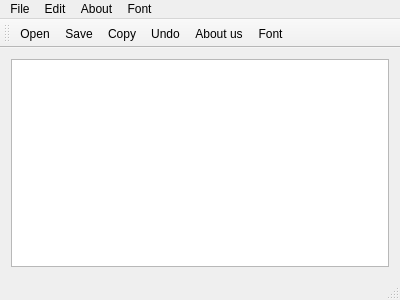
<?xml version="1.0" encoding="UTF-8"?>
<ui version="4.0">
 <class>MainWindow</class>
 <widget class="QMainWindow" name="MainWindow">
  <property name="geometry">
   <rect>
    <x>0</x>
    <y>0</y>
    <width>400</width>
    <height>300</height>
   </rect>
  </property>
  <property name="windowTitle">
   <string>MainWindow</string>
  </property>
  <widget class="QWidget" name="centralWidget">
   <layout class="QVBoxLayout" name="verticalLayout">
    <item>
     <widget class="QTextEdit" name="textEdit"/>
    </item>
   </layout>
  </widget>
  <widget class="QMenuBar" name="menuBar">
   <property name="geometry">
    <rect>
     <x>0</x>
     <y>0</y>
     <width>400</width>
     <height>20</height>
    </rect>
   </property>
   <widget class="QMenu" name="menuFile">
    <property name="title">
     <string>File</string>
    </property>
    <addaction name="actionOpen"/>
    <addaction name="separator"/>
    <addaction name="actionSave"/>
    <addaction name="separator"/>
    <addaction name="actionSave_as"/>
    <addaction name="separator"/>
    <addaction name="actionClose"/>
   </widget>
   <widget class="QMenu" name="menuEdit">
    <property name="title">
     <string>Edit</string>
    </property>
    <addaction name="actionCopy"/>
    <addaction name="separator"/>
    <addaction name="actionCut"/>
    <addaction name="separator"/>
    <addaction name="actionPaste"/>
    <addaction name="separator"/>
    <addaction name="actionUndo"/>
    <addaction name="separator"/>
    <addaction name="actionRedo"/>
    <addaction name="separator"/>
    <addaction name="actionPrint"/>
   </widget>
   <widget class="QMenu" name="menuAbout">
    <property name="title">
     <string>About</string>
    </property>
    <addaction name="actionAbout_us"/>
    <addaction name="actionAbout_Qt"/>
   </widget>
   <widget class="QMenu" name="menuFont">
    <property name="title">
     <string>Font</string>
    </property>
    <addaction name="actionFont"/>
    <addaction name="actionColor"/>
   </widget>
   <addaction name="menuFile"/>
   <addaction name="menuEdit"/>
   <addaction name="menuAbout"/>
   <addaction name="menuFont"/>
  </widget>
  <widget class="QToolBar" name="mainToolBar">
   <attribute name="toolBarArea">
    <enum>TopToolBarArea</enum>
   </attribute>
   <attribute name="toolBarBreak">
    <bool>false</bool>
   </attribute>
   <addaction name="actionOpen"/>
   <addaction name="actionSave"/>
   <addaction name="actionCopy"/>
   <addaction name="actionUndo"/>
   <addaction name="actionAbout_us"/>
   <addaction name="actionFont"/>
  </widget>
  <widget class="QStatusBar" name="statusBar"/>
  <action name="actionOpen">
   <property name="icon">
    <iconset>
     <normalon>:/images/open.jpeg</normalon>
    </iconset>
   </property>
   <property name="text">
    <string>Open</string>
   </property>
   <property name="shortcut">
    <string>Ctrl+O</string>
   </property>
  </action>
  <action name="actionSave">
   <property name="icon">
    <iconset resource="res.qrc">
     <normaloff>:/images/save.jpeg</normaloff>:/images/save.jpeg</iconset>
   </property>
   <property name="text">
    <string>Save</string>
   </property>
   <property name="shortcut">
    <string>Ctrl+S</string>
   </property>
  </action>
  <action name="actionSave_as">
   <property name="icon">
    <iconset resource="res.qrc">
     <normaloff>:/images/save as.png</normaloff>:/images/save as.png</iconset>
   </property>
   <property name="text">
    <string>Save as</string>
   </property>
   <property name="shortcut">
    <string>Ctrl+Shift+S</string>
   </property>
  </action>
  <action name="actionClose">
   <property name="icon">
    <iconset resource="res.qrc">
     <normaloff>:/images/exit.png</normaloff>:/images/exit.png</iconset>
   </property>
   <property name="text">
    <string>Close</string>
   </property>
   <property name="shortcut">
    <string>Ctrl+Q</string>
   </property>
  </action>
  <action name="actionCopy">
   <property name="icon">
    <iconset resource="res.qrc">
     <normaloff>:/images/copy.png</normaloff>:/images/copy.png</iconset>
   </property>
   <property name="text">
    <string>Copy</string>
   </property>
   <property name="shortcut">
    <string>Ctrl+C</string>
   </property>
  </action>
  <action name="actionCut">
   <property name="icon">
    <iconset resource="res.qrc">
     <normaloff>:/images/cut.png</normaloff>:/images/cut.png</iconset>
   </property>
   <property name="text">
    <string>Cut</string>
   </property>
   <property name="shortcut">
    <string>Ctrl+X</string>
   </property>
  </action>
  <action name="actionPaste">
   <property name="icon">
    <iconset resource="res.qrc">
     <normaloff>:/images/paste.png</normaloff>:/images/paste.png</iconset>
   </property>
   <property name="text">
    <string>Paste</string>
   </property>
   <property name="shortcut">
    <string>Ctrl+V</string>
   </property>
  </action>
  <action name="actionUndo">
   <property name="icon">
    <iconset resource="res.qrc">
     <normaloff>:/images/undo.jpeg</normaloff>:/images/undo.jpeg</iconset>
   </property>
   <property name="text">
    <string>Undo</string>
   </property>
   <property name="shortcut">
    <string>Ctrl+Z</string>
   </property>
  </action>
  <action name="actionAbout_us">
   <property name="icon">
    <iconset resource="res.qrc">
     <normaloff>:/images/aboutus.jpeg</normaloff>:/images/aboutus.jpeg</iconset>
   </property>
   <property name="text">
    <string>About us</string>
   </property>
  </action>
  <action name="actionAbout_Qt">
   <property name="icon">
    <iconset resource="res.qrc">
     <normaloff>:/images/about.png</normaloff>:/images/about.png</iconset>
   </property>
   <property name="text">
    <string>About Qt</string>
   </property>
  </action>
  <action name="actionRedo">
   <property name="icon">
    <iconset resource="res.qrc">
     <normaloff>:/images/redo.jpeg</normaloff>:/images/redo.jpeg</iconset>
   </property>
   <property name="text">
    <string>Redo</string>
   </property>
   <property name="shortcut">
    <string>Ctrl+Y</string>
   </property>
  </action>
  <action name="actionPrint">
   <property name="icon">
    <iconset resource="res.qrc">
     <normaloff>:/images/print.PNG</normaloff>:/images/print.PNG</iconset>
   </property>
   <property name="text">
    <string>Print</string>
   </property>
   <property name="shortcut">
    <string>Ctrl+P</string>
   </property>
  </action>
  <action name="actionFont">
   <property name="icon">
    <iconset resource="res.qrc">
     <normaloff>:/images/font.PNG</normaloff>:/images/font.PNG</iconset>
   </property>
   <property name="text">
    <string>Font</string>
   </property>
  </action>
  <action name="actionColor">
   <property name="icon">
    <iconset resource="res.qrc">
     <normaloff>:/images/pain.PNG</normaloff>:/images/pain.PNG</iconset>
   </property>
   <property name="text">
    <string>Color</string>
   </property>
  </action>
 </widget>
 <layoutdefault spacing="6" margin="11"/>
 <resources>
  <include location="res.qrc"/>
 </resources>
 <connections/>
</ui>
